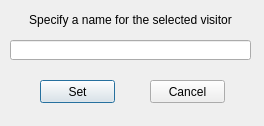
<?xml version="1.0" encoding="UTF-8"?>
<ui version="4.0">
 <class>uiDialogVisitorRename</class>
 <widget class="QDialog" name="uiDialogVisitorRename">
  <property name="geometry">
   <rect>
    <x>0</x>
    <y>0</y>
    <width>264</width>
    <height>126</height>
   </rect>
  </property>
  <property name="windowTitle">
   <string comment="LBL_DLG_RENAME_VISITOR_TITLE">Rename visitor</string>
  </property>
  <property name="windowIcon">
   <iconset resource="lh3.qrc">
    <normaloff>:/lh3/Resources/lh_icon.png</normaloff>:/lh3/Resources/lh_icon.png</iconset>
  </property>
  <widget class="QLabel" name="label">
   <property name="geometry">
    <rect>
     <x>10</x>
     <y>10</y>
     <width>241</width>
     <height>20</height>
    </rect>
   </property>
   <property name="text">
    <string comment="LBL_DLG_RENAME_VISITOR_MEMO1">Specify a name for the selected visitor</string>
   </property>
   <property name="alignment">
    <set>Qt::AlignCenter</set>
   </property>
  </widget>
  <widget class="QLineEdit" name="leName">
   <property name="geometry">
    <rect>
     <x>10</x>
     <y>40</y>
     <width>241</width>
     <height>20</height>
    </rect>
   </property>
  </widget>
  <widget class="QPushButton" name="pushButton">
   <property name="geometry">
    <rect>
     <x>40</x>
     <y>80</y>
     <width>75</width>
     <height>23</height>
    </rect>
   </property>
   <property name="text">
    <string comment="LBL_DLG_RENAME_VISITOR_SET">Set</string>
   </property>
  </widget>
  <widget class="QPushButton" name="pushButton_2">
   <property name="geometry">
    <rect>
     <x>150</x>
     <y>80</y>
     <width>75</width>
     <height>23</height>
    </rect>
   </property>
   <property name="text">
    <string comment="LBL_CANCEL">Cancel</string>
   </property>
  </widget>
 </widget>
 <resources>
  <include location="lh3.qrc"/>
 </resources>
 <connections>
  <connection>
   <sender>pushButton</sender>
   <signal>clicked()</signal>
   <receiver>uiDialogVisitorRename</receiver>
   <slot>accept()</slot>
   <hints>
    <hint type="sourcelabel">
     <x>69</x>
     <y>87</y>
    </hint>
    <hint type="destinationlabel">
     <x>17</x>
     <y>70</y>
    </hint>
   </hints>
  </connection>
  <connection>
   <sender>pushButton_2</sender>
   <signal>clicked()</signal>
   <receiver>uiDialogVisitorRename</receiver>
   <slot>reject()</slot>
   <hints>
    <hint type="sourcelabel">
     <x>190</x>
     <y>83</y>
    </hint>
    <hint type="destinationlabel">
     <x>246</x>
     <y>68</y>
    </hint>
   </hints>
  </connection>
 </connections>
</ui>
